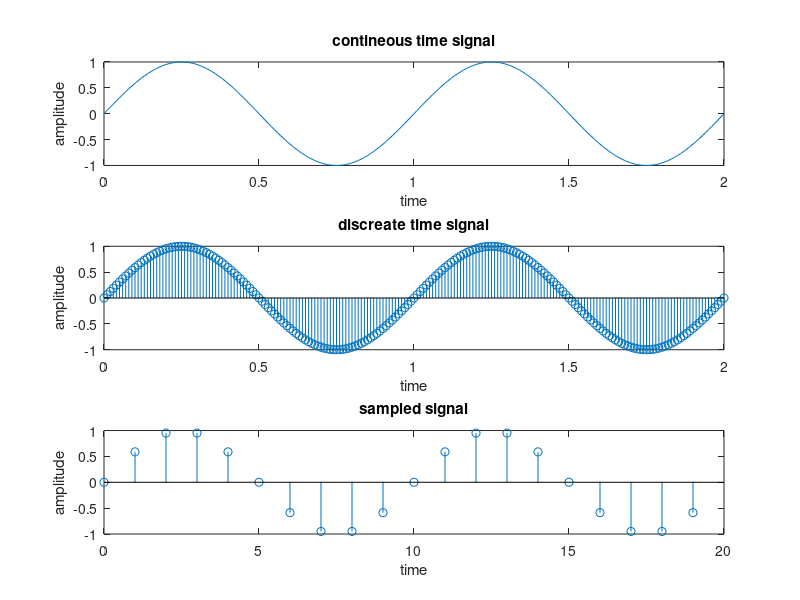

Write the MATLAB code that produced this figure.
 %KESHU YADAV
%2022BTECE007
%Write MATLAB code for plotting Continuous-Time Signals, Discreate-Time Signals and Sampled-Signal.

clc;
clear all;
f=1;
t=0:0.01:2;
signal=sin(2*pi*t);

%plotting of contineous signal
subplot(3,1,1);
plot(t,signal);
title('contineous time signal');
xlabel('time');
ylabel('amplitude');

%plotting of discreate time signal
subplot(3,1,2);
stem(t,signal);
title('discreate time signal');
xlabel('time');
ylabel('amplitude');

%ploltting a sampled signal
%sampled frequency(fs)
fs=10;
n=0:(2*fs)-1;
xs=sin(2*pi*n*f/fs);
subplot(3,1,3);
stem(n,xs);
title('sampled signal');
xlabel('time');
ylabel('amplitude');

